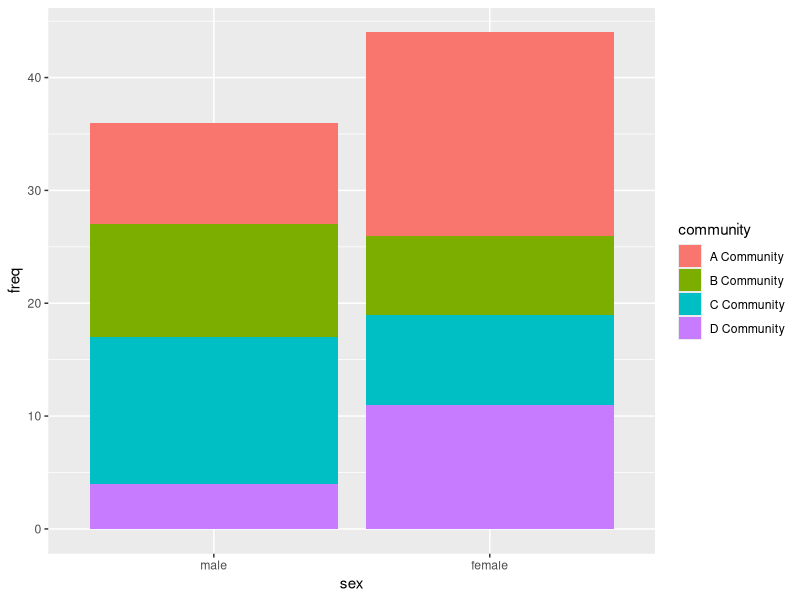
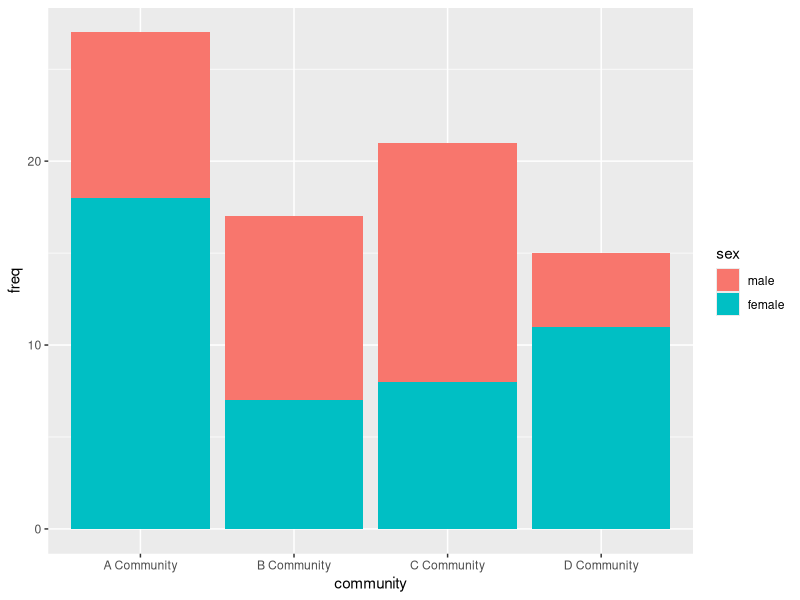
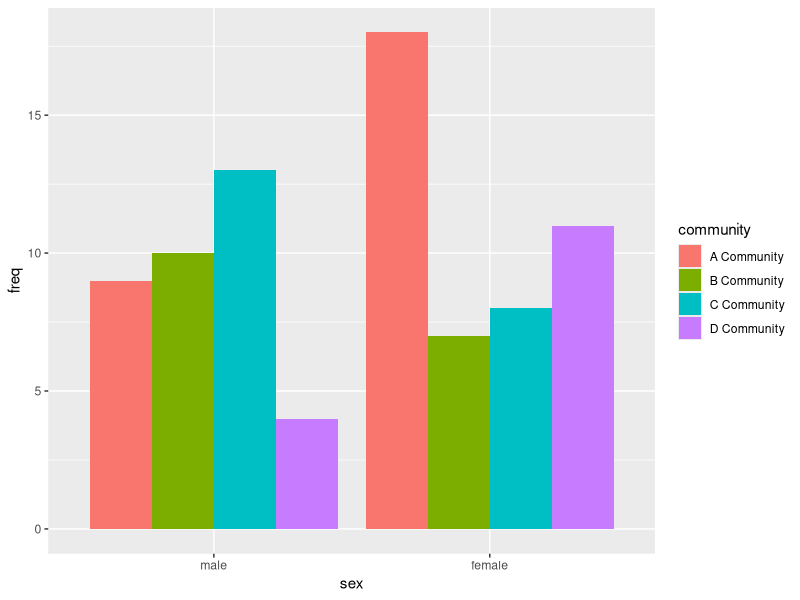
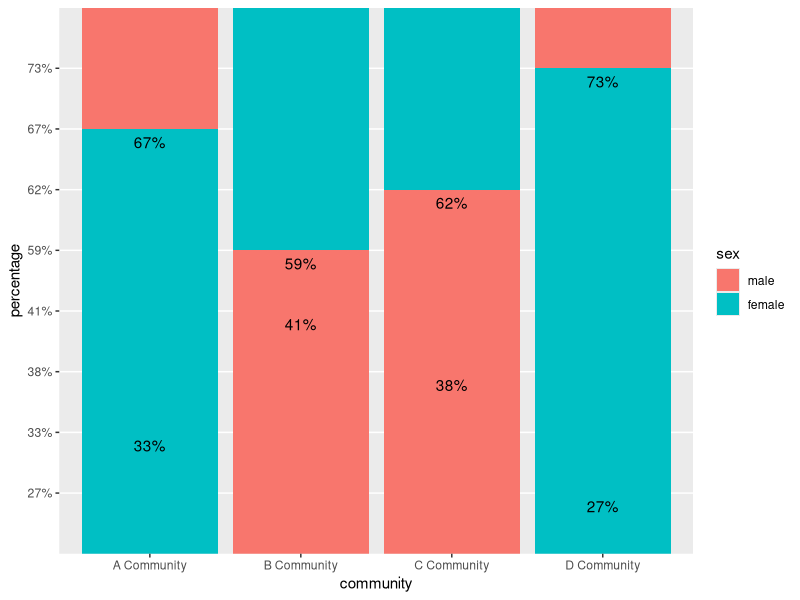
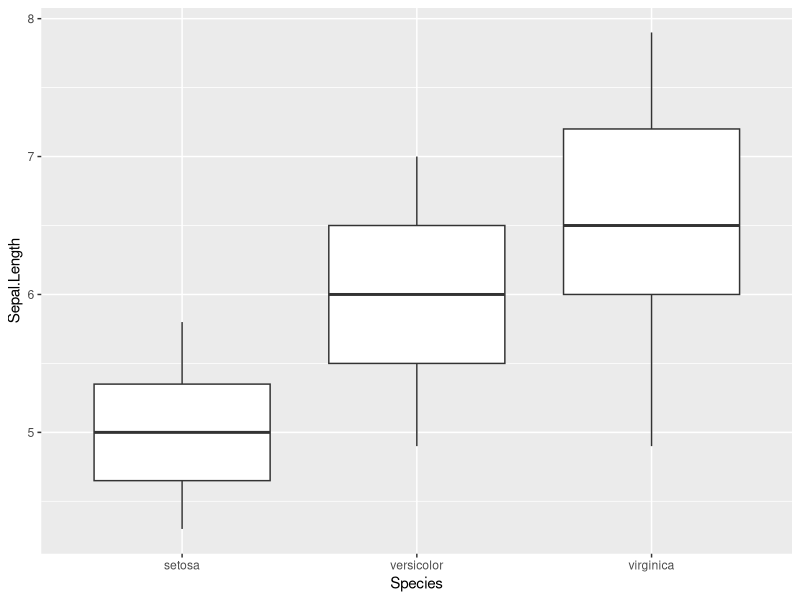
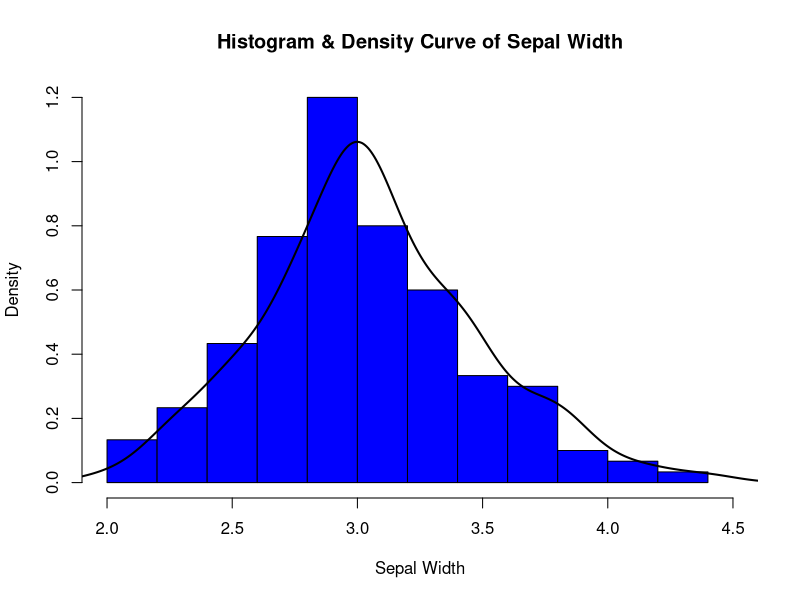
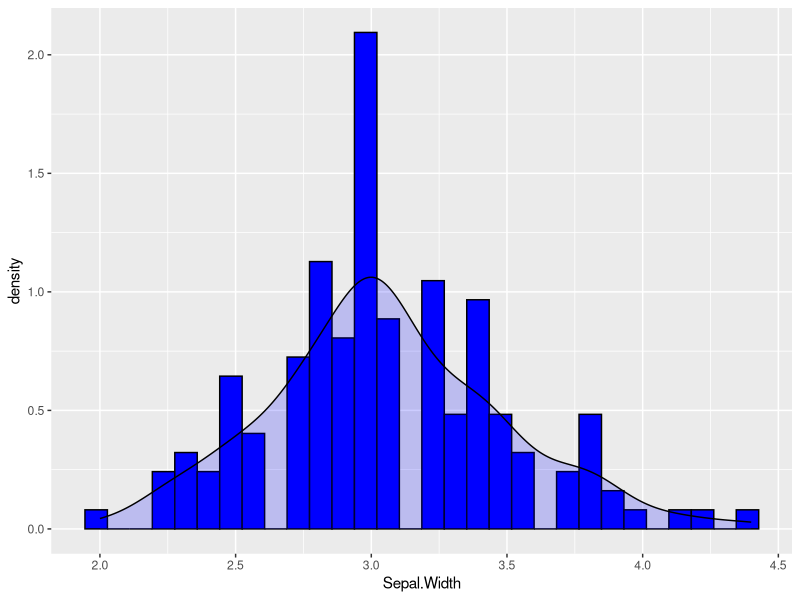
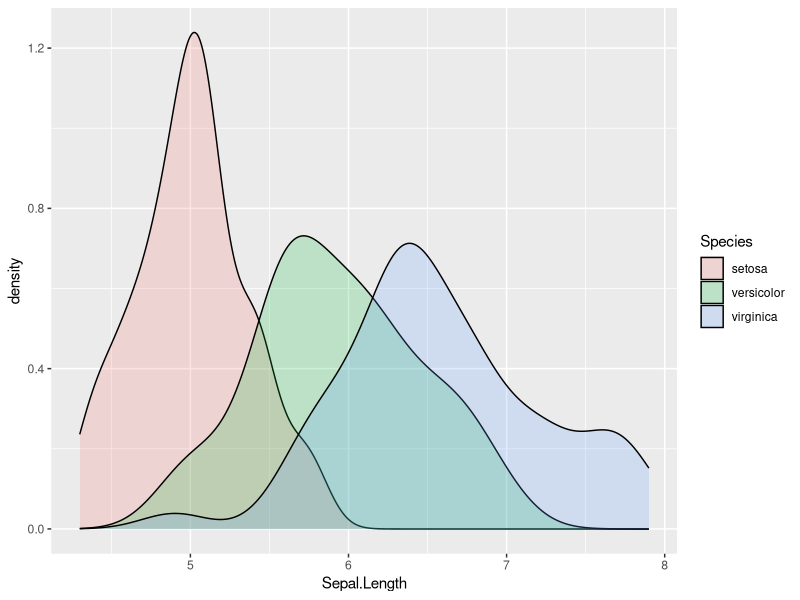

Write the R code that produced these figures, in order.
## ---- chunk 1
knitr::opts_chunk$set(echo = TRUE)
## ---- chunk 2
rm(list=ls())
library(tidyverse)
library(ggplot2)
library(scales)
## ---- chunk 3
mat_comm <- matrix(
  c(9, 10, 13, 4,
    18, 7, 8, 11),
  nrow=4, ncol=2,
  dimnames = list(c("A Community", "B Community", "C Community", "D Community"), c("male", "female"))
)
knitr::kable(mat_comm)
## ---- chunk 4
d_comm <- as.data.frame(as.table(mat_comm))
names(d_comm) <- c("community", "sex", "freq")
knitr::kable(d_comm)
## ---- chunk 5
# Q1: Plot Barchart by sex.
d_comm %>% 
ggplot(aes(x = sex, y = freq, fill = community)) +
  geom_col()
## ---- chunk 6
# Q2: Plot Barchart by community.
d_comm %>% 
ggplot(aes(x = community, y = freq, fill = sex)) +
  geom_col()
## ---- chunk 7
# Q3: Plot Barchart by using dodge. (Hint: position = ‘dodge’).
d_comm %>% 
ggplot(aes(y = freq, x = sex, fill = community)) +
  geom_bar(position = "dodge", stat = "identity")
## ---- chunk 8
# Q4: Plot Barchart with text.
# (Hint: Compute percentage, use geom_text() to create text, and sprintf() to set up format for percentage.)
# Couldn't compute the percentages!

vec <- c(0.33, 0.59, 0.62, 0.27, 0.67, 0.41, 0.38, 0.73)                 
d_comm$percentage <- percent(vec)

d_comm %>% 
  ggplot(aes(x = community, y = percentage, fill = sex)) +
  geom_col() +
  geom_text(aes(y = percentage, label = percentage), vjust = 1.6, color = "black")
## ---- chunk 9
# Q5: Using iris data, plot the box plot of sepal length across species.
data(iris)
summary(iris)

iris_by_species <- iris %>% 
  select (Species, Sepal.Length) %>% 
  distinct() %>% 
  mutate(Species = as_factor(Species) %>% 
           fct_reorder(Sepal.Length))

iris_by_species %>% 
  ggplot(aes(Sepal.Length, Species)) +
  geom_boxplot() +
  coord_flip()
## ---- chunk 10
# Q6: Plot histogram and density curve of sepal width.
hist(iris$Sepal.Width, breaks = 13, probability = T, xlim = c(2.0, 4.5), ylim = c(0.0, 1.2), col = "blue", xlab = "Sepal Width", main = "Histogram & Density Curve of Sepal Width")
lines(density(iris$Sepal.Width), col = "black", lwd = 2)

ggplot(iris, aes(x=Sepal.Width)) +
  geom_histogram(aes(y =..density..), colour = "black", fill = "blue") +
  geom_density(alpha=0.2, fill = "blue") 
## ---- chunk 11
# Q7: Plot density curves of sepal length.
iris %>% 
  ggplot(aes(x=Sepal.Length, fill=Species)) +
  geom_density(alpha = 0.2)
